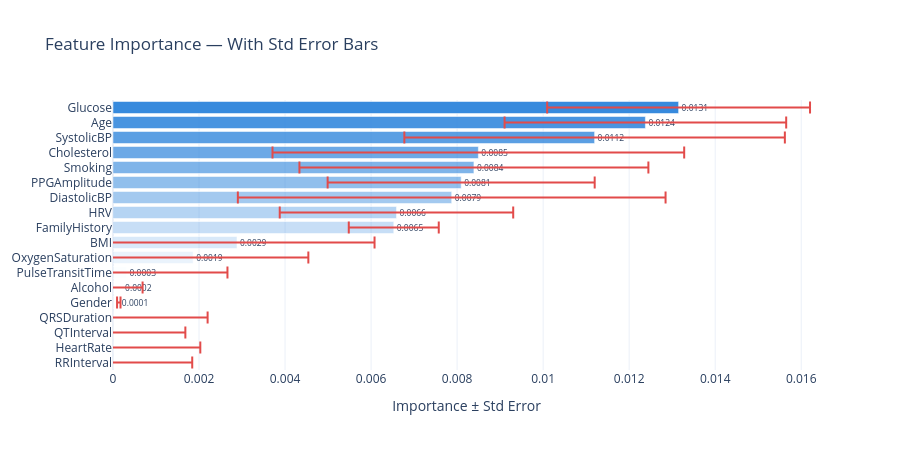

Here is the notebook cell this chart was saved with:
### Code cell
fig2 = go.Figure(go.Bar(
    x=importance,
    y=features,
    orientation='h',
    marker_color=colors,
    text=[f"{v:.4f}" for v in importance],
    textposition='outside',
    cliponaxis=False,
    error_x=dict(
        type='data',
        array=std,
        visible=True,
        color='#e24b4a',
        thickness=2,
        width=6,
    ),
))

fig2.update_layout(
    title="Feature Importance — With Std Error Bars",
    xaxis_title="Importance ± Std Error",
    xaxis=dict(range=[0, max(importance) * 1.25]),
    yaxis=dict(categoryorder='total ascending'),
    template='plotly_white',
    height=450,
    showlegend=False,
)

fig2.write_image("perm_for_features/error_bars.png", width=1500, height=450, scale=2)
fig2.show()

### Figure 1 — Plotly figure (JSON) as saved in the notebook; plotly's stock layout.template omitted (floating-point values rounded to 4 significant figures)
{"data": [{"cliponaxis": false, "error_x": {"array": [0.003055, 0.003273, 0.004423, 0.004786, 0.004056, 0.003104, 0.004972, 0.002714, 0.001046, 0.003198, 0.002679, 0.002347, 0.0004768, 4.015e-05, 0.002276, 0.002549, 0.003058, 0.003943], "color": "#e24b4a", "thickness": 2, "type": "data", "visible": true, "width": 6}, "marker": {"color": ["rgba(55, 138, 221, 1.0)", "rgba(55, 138, 221, 0.91)", "rgba(55, 138, 221, 0.82)", "rgba(55, 138, 221, 0.73)", "rgba(55, 138, 221, 0.64)", "rgba(55, 138, 221, 0.55)", "rgba(55, 138, 221, 0.46)", "rgba(55, 138, 221, 0.37)", "rgba(55, 138, 221, 0.28)", "rgba(55, 138, 221, 0.19)", "rgba(55, 138, 221, 0.1)", "rgba(55, 138, 221, 0.01)", "rgba(55, 138, 221, 0)", "rgba(55, 138, 221, 0)", "rgba(55, 138, 221, 0)", "rgba(55, 138, 221, 0)", "rgba(55, 138, 221, 0)", "rgba(55, 138, 221, 0)"]}, "orientation": "h", "text": ["0.0131", "0.0124", "0.0112", "0.0085", "0.0084", "0.0081", "0.0079", "0.0066", "0.0065", "0.0029", "0.0019", "0.0003", "0.0002", "0.0001", "-0.0001", "-0.0009", "-0.0010", "-0.0021"], "textposition": "outside", "type": "bar", "x": [0.01315, 0.01238, 0.0112, 0.008494, 0.008391, 0.008094, 0.007874, 0.00659, 0.006527, 0.002882, 0.001863, 0.0003143, 0.000211, 0.0001347, -7.632e-05, -0.0008664, -0.001028, -0.002101], "y": ["Glucose", "Age", "SystolicBP", "Cholesterol", "Smoking", "PPGAmplitude", "DiastolicBP", "HRV", "FamilyHistory", "BMI", "OxygenSaturation", "PulseTransitTime", "Alcohol", "Gender", "QRSDuration", "QTInterval", "HeartRate", "RRInterval"]}], "layout": {"height": 450, "showlegend": false, "title": {"text": "Feature Importance — With Std Error Bars"}, "xaxis": {"range": [0, 0.01644], "title": {"text": "Importance ± Std Error"}}, "yaxis": {"categoryorder": "total ascending"}}}
